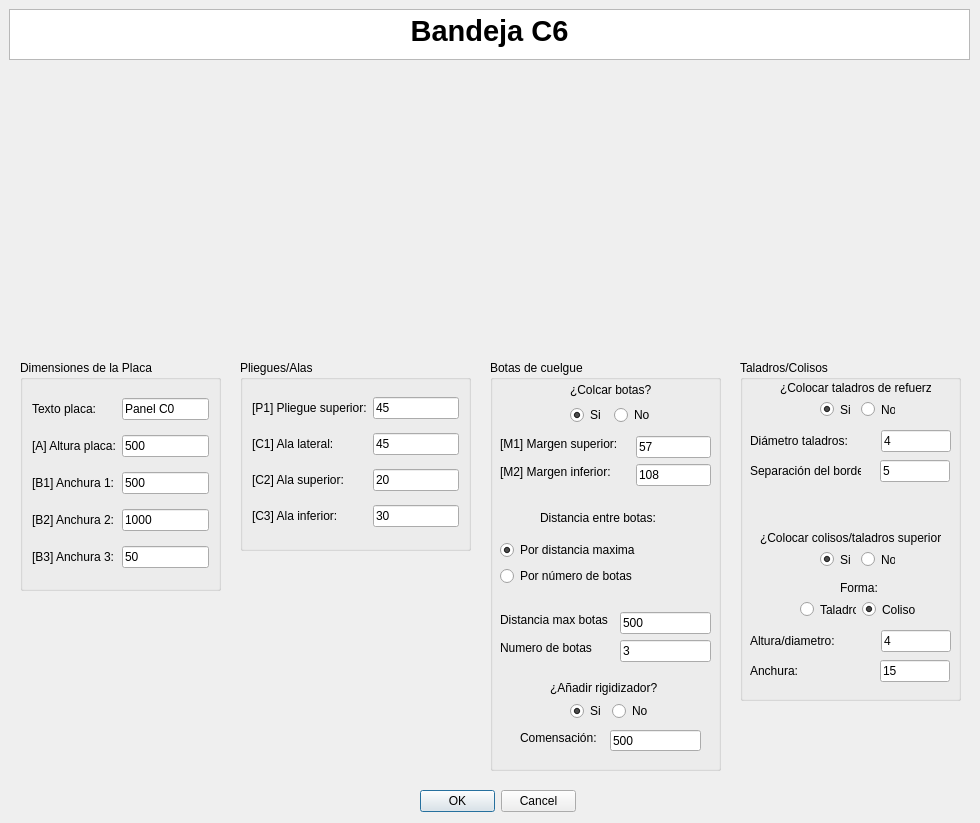
<?xml version="1.0" encoding="UTF-8"?>
<ui version="4.0">
 <class>MyPositionDialog</class>
 <widget class="QDialog" name="MyPositionDialog">
  <property name="geometry">
   <rect>
    <x>0</x>
    <y>0</y>
    <width>980</width>
    <height>823</height>
   </rect>
  </property>
  <property name="windowTitle">
   <string>Enter Position</string>
  </property>
  <property name="whatsThis">
   <string>&lt;html&gt;&lt;head/&gt;&lt;body&gt;&lt;p&gt;Esta ventana de KSDpanel te permite introducir todas las medidas correspondientes del panel seleccionado.&lt;/p&gt;&lt;p&gt;Recuerda que todas las medidas deben de ir en milimetros (mm).&lt;/p&gt;&lt;/body&gt;&lt;/html&gt;</string>
  </property>
  <widget class="QDialogButtonBox" name="buttonBox">
   <property name="geometry">
    <rect>
     <x>420</x>
     <y>790</y>
     <width>156</width>
     <height>23</height>
    </rect>
   </property>
   <property name="orientation">
    <enum>Qt::Horizontal</enum>
   </property>
   <property name="standardButtons">
    <set>QDialogButtonBox::Cancel|QDialogButtonBox::Ok</set>
   </property>
  </widget>
  <widget class="QTextBrowser" name="textBrowser">
   <property name="geometry">
    <rect>
     <x>9</x>
     <y>9</y>
     <width>961</width>
     <height>51</height>
    </rect>
   </property>
   <property name="html">
    <string>&lt;!DOCTYPE HTML PUBLIC &quot;-//W3C//DTD HTML 4.0//EN&quot; &quot;http://www.w3.org/TR/REC-html40/strict.dtd&quot;&gt;
&lt;html&gt;&lt;head&gt;&lt;meta name=&quot;qrichtext&quot; content=&quot;1&quot; /&gt;&lt;style type=&quot;text/css&quot;&gt;
p, li { white-space: pre-wrap; }
&lt;/style&gt;&lt;/head&gt;&lt;body style=&quot; font-family:'MS Shell Dlg 2'; font-size:8.25pt; font-weight:400; font-style:normal;&quot;&gt;
&lt;p align=&quot;center&quot; style=&quot; margin-top:0px; margin-bottom:0px; margin-left:0px; margin-right:0px; -qt-block-indent:0; text-indent:0px;&quot;&gt;&lt;span style=&quot; font-size:22pt; font-weight:600;&quot;&gt;Bandeja C6&lt;/span&gt;&lt;/p&gt;&lt;/body&gt;&lt;/html&gt;</string>
   </property>
  </widget>
  <widget class="QGroupBox" name="groupBox">
   <property name="geometry">
    <rect>
     <x>490</x>
     <y>360</y>
     <width>231</width>
     <height>411</height>
    </rect>
   </property>
   <property name="styleSheet">
    <string notr="true">font: 10pt &quot;MS Shell Dlg 2&quot;;</string>
   </property>
   <property name="title">
    <string>Botas de cuelgue</string>
   </property>
   <widget class="QLineEdit" name="numeroBotasUI">
    <property name="geometry">
     <rect>
      <x>130</x>
      <y>280</y>
      <width>91</width>
      <height>22</height>
     </rect>
    </property>
    <property name="text">
     <string>3</string>
    </property>
   </widget>
   <widget class="QLineEdit" name="distanciaEntreBotasUI">
    <property name="geometry">
     <rect>
      <x>130</x>
      <y>252</y>
      <width>91</width>
      <height>22</height>
     </rect>
    </property>
    <property name="text">
     <string>500</string>
    </property>
   </widget>
   <widget class="QLabel" name="label_7">
    <property name="geometry">
     <rect>
      <x>10</x>
      <y>280</y>
      <width>98</width>
      <height>16</height>
     </rect>
    </property>
    <property name="text">
     <string>Numero de botas</string>
    </property>
   </widget>
   <widget class="QLabel" name="label_6">
    <property name="geometry">
     <rect>
      <x>10</x>
      <y>252</y>
      <width>114</width>
      <height>16</height>
     </rect>
    </property>
    <property name="text">
     <string>Distancia max botas</string>
    </property>
   </widget>
   <widget class="QLabel" name="label_3">
    <property name="geometry">
     <rect>
      <x>10</x>
      <y>76</y>
      <width>130</width>
      <height>16</height>
     </rect>
    </property>
    <property name="text">
     <string>[M1] Margen superior:</string>
    </property>
   </widget>
   <widget class="QLabel" name="label_5">
    <property name="geometry">
     <rect>
      <x>10</x>
      <y>104</y>
      <width>124</width>
      <height>16</height>
     </rect>
    </property>
    <property name="text">
     <string>[M2] Margen inferior:</string>
    </property>
   </widget>
   <widget class="QLineEdit" name="margenAUI">
    <property name="geometry">
     <rect>
      <x>146</x>
      <y>76</y>
      <width>75</width>
      <height>22</height>
     </rect>
    </property>
    <property name="text">
     <string>57</string>
    </property>
   </widget>
   <widget class="QLineEdit" name="margenBUI">
    <property name="geometry">
     <rect>
      <x>146</x>
      <y>104</y>
      <width>75</width>
      <height>22</height>
     </rect>
    </property>
    <property name="text">
     <string>108</string>
    </property>
   </widget>
   <widget class="QLabel" name="label_10">
    <property name="geometry">
     <rect>
      <x>50</x>
      <y>150</y>
      <width>125</width>
      <height>16</height>
     </rect>
    </property>
    <property name="text">
     <string>Distancia entre botas:</string>
    </property>
   </widget>
   <widget class="QWidget" name="layoutWidget">
    <property name="geometry">
     <rect>
      <x>80</x>
      <y>21</y>
      <width>85</width>
      <height>44</height>
     </rect>
    </property>
    <layout class="QGridLayout" name="gridLayout">
     <item row="0" column="0" colspan="2">
      <widget class="QLabel" name="label_2">
       <property name="mouseTracking">
        <bool>false</bool>
       </property>
       <property name="text">
        <string>¿Colcar botas?</string>
       </property>
       <property name="buddy">
        <cstring>label_2</cstring>
       </property>
      </widget>
     </item>
     <item row="1" column="0">
      <widget class="QRadioButton" name="crearBotasUI">
       <property name="text">
        <string>Si</string>
       </property>
       <property name="checked">
        <bool>true</bool>
       </property>
      </widget>
     </item>
     <item row="1" column="1">
      <widget class="QRadioButton" name="noCrearBotasUI">
       <property name="text">
        <string>No</string>
       </property>
      </widget>
     </item>
    </layout>
   </widget>
   <widget class="QWidget" name="layoutWidget">
    <property name="geometry">
     <rect>
      <x>10</x>
      <y>180</y>
      <width>147</width>
      <height>48</height>
     </rect>
    </property>
    <layout class="QVBoxLayout" name="verticalLayout">
     <item>
      <widget class="QRadioButton" name="parametroBotasUI_3">
       <property name="text">
        <string>Por distancia maxima</string>
       </property>
       <property name="checked">
        <bool>true</bool>
       </property>
      </widget>
     </item>
     <item>
      <widget class="QRadioButton" name="parametroBotasUI">
       <property name="text">
        <string>Por número de botas</string>
       </property>
      </widget>
     </item>
    </layout>
   </widget>
   <widget class="QLabel" name="label_23">
    <property name="geometry">
     <rect>
      <x>60</x>
      <y>320</y>
      <width>121</width>
      <height>16</height>
     </rect>
    </property>
    <property name="text">
     <string>¿Añadir rigidizador?</string>
    </property>
   </widget>
   <widget class="QWidget" name="layoutWidget_2">
    <property name="geometry">
     <rect>
      <x>80</x>
      <y>340</y>
      <width>80</width>
      <height>22</height>
     </rect>
    </property>
    <layout class="QHBoxLayout" name="horizontalLayout_4">
     <item>
      <widget class="QRadioButton" name="crearRigidizadorUI">
       <property name="text">
        <string>Si</string>
       </property>
       <property name="checked">
        <bool>true</bool>
       </property>
      </widget>
     </item>
     <item>
      <widget class="QRadioButton" name="noCrearRigidizadorUI">
       <property name="text">
        <string>No</string>
       </property>
      </widget>
     </item>
    </layout>
   </widget>
   <widget class="QLineEdit" name="compensacionGrosorCompositeUI">
    <property name="geometry">
     <rect>
      <x>120</x>
      <y>370</y>
      <width>91</width>
      <height>21</height>
     </rect>
    </property>
    <property name="text">
     <string>500</string>
    </property>
   </widget>
   <widget class="QLabel" name="label_24">
    <property name="geometry">
     <rect>
      <x>30</x>
      <y>370</y>
      <width>91</width>
      <height>16</height>
     </rect>
    </property>
    <property name="text">
     <string>Comensación:</string>
    </property>
   </widget>
  </widget>
  <widget class="QGroupBox" name="groupBox_2">
   <property name="geometry">
    <rect>
     <x>240</x>
     <y>360</y>
     <width>231</width>
     <height>191</height>
    </rect>
   </property>
   <property name="styleSheet">
    <string notr="true">font: 10pt &quot;MS Shell Dlg 2&quot;;</string>
   </property>
   <property name="title">
    <string>Pliegues/Alas</string>
   </property>
   <layout class="QGridLayout" name="gridLayout_2">
    <item row="0" column="1">
     <widget class="QLineEdit" name="pliegueSuperiorUI">
      <property name="text">
       <string>45</string>
      </property>
     </widget>
    </item>
    <item row="3" column="0">
     <widget class="QLabel" name="label_11">
      <property name="text">
       <string>[C2] Ala superior:</string>
      </property>
     </widget>
    </item>
    <item row="4" column="1">
     <widget class="QLineEdit" name="alaInferiorUI">
      <property name="text">
       <string>30</string>
      </property>
     </widget>
    </item>
    <item row="0" column="0">
     <widget class="QLabel" name="label_13">
      <property name="text">
       <string>[P1] Pliegue superior:</string>
      </property>
     </widget>
    </item>
    <item row="4" column="0">
     <widget class="QLabel" name="label_12">
      <property name="text">
       <string>[C3] Ala inferior:</string>
      </property>
     </widget>
    </item>
    <item row="2" column="1">
     <widget class="QLineEdit" name="alaIzquierdaUI">
      <property name="text">
       <string>45</string>
      </property>
     </widget>
    </item>
    <item row="3" column="1">
     <widget class="QLineEdit" name="alaSuperiorUI">
      <property name="text">
       <string>20</string>
      </property>
     </widget>
    </item>
    <item row="2" column="0">
     <widget class="QLabel" name="label_9">
      <property name="text">
       <string>[C1] Ala lateral:</string>
      </property>
     </widget>
    </item>
   </layout>
  </widget>
  <widget class="QLabel" name="imagenPanelUI">
   <property name="geometry">
    <rect>
     <x>240</x>
     <y>70</y>
     <width>481</width>
     <height>281</height>
    </rect>
   </property>
   <property name="text">
    <string/>
   </property>
   <property name="pixmap">
    <pixmap>../imagenes/REF_CH6cotas.jpg</pixmap>
   </property>
   <property name="scaledContents">
    <bool>true</bool>
   </property>
   <property name="wordWrap">
    <bool>false</bool>
   </property>
   <property name="margin">
    <number>0</number>
   </property>
   <property name="openExternalLinks">
    <bool>false</bool>
   </property>
  </widget>
  <widget class="QGroupBox" name="groupBox_3">
   <property name="geometry">
    <rect>
     <x>20</x>
     <y>360</y>
     <width>201</width>
     <height>231</height>
    </rect>
   </property>
   <property name="styleSheet">
    <string notr="true">font: 10pt &quot;MS Shell Dlg 2&quot;;</string>
   </property>
   <property name="title">
    <string>Dimensiones de la Placa</string>
   </property>
   <layout class="QGridLayout" name="gridLayout_3">
    <item row="0" column="1">
     <widget class="QLineEdit" name="textoDescriptivoA0UI">
      <property name="text">
       <string>Panel C0</string>
      </property>
     </widget>
    </item>
    <item row="0" column="0">
     <widget class="QLabel" name="label">
      <property name="text">
       <string>Texto placa:</string>
      </property>
     </widget>
    </item>
    <item row="1" column="0">
     <widget class="QLabel" name="label_8">
      <property name="text">
       <string>[A] Altura placa:</string>
      </property>
     </widget>
    </item>
    <item row="2" column="0">
     <widget class="QLabel" name="label_4">
      <property name="text">
       <string>[B1] Anchura 1:</string>
      </property>
     </widget>
    </item>
    <item row="3" column="1">
     <widget class="QLineEdit" name="anchura2UI">
      <property name="text">
       <string>1000</string>
      </property>
     </widget>
    </item>
    <item row="1" column="1">
     <widget class="QLineEdit" name="alturaPlacaUI">
      <property name="text">
       <string>500</string>
      </property>
     </widget>
    </item>
    <item row="2" column="1">
     <widget class="QLineEdit" name="anchura1UI">
      <property name="text">
       <string>500</string>
      </property>
     </widget>
    </item>
    <item row="3" column="0">
     <widget class="QLabel" name="label_22">
      <property name="text">
       <string>[B2] Anchura 2:</string>
      </property>
     </widget>
    </item>
    <item row="4" column="0">
     <widget class="QLabel" name="label_26">
      <property name="text">
       <string>[B3] Anchura 3:</string>
      </property>
     </widget>
    </item>
    <item row="4" column="1">
     <widget class="QLineEdit" name="anchura3UI">
      <property name="text">
       <string>50</string>
      </property>
     </widget>
    </item>
   </layout>
  </widget>
  <widget class="QGroupBox" name="groupBox_4">
   <property name="geometry">
    <rect>
     <x>740</x>
     <y>360</y>
     <width>221</width>
     <height>341</height>
    </rect>
   </property>
   <property name="title">
    <string>Taladros/Colisos</string>
   </property>
   <widget class="QLabel" name="label_15">
    <property name="geometry">
     <rect>
      <x>40</x>
      <y>20</y>
      <width>151</width>
      <height>16</height>
     </rect>
    </property>
    <property name="text">
     <string>¿Colocar taladros de refuerzo?</string>
    </property>
   </widget>
   <widget class="QLabel" name="label_16">
    <property name="geometry">
     <rect>
      <x>10</x>
      <y>70</y>
      <width>125</width>
      <height>22</height>
     </rect>
    </property>
    <property name="text">
     <string>Diámetro taladros:</string>
    </property>
   </widget>
   <widget class="QLineEdit" name="diametroTaladrosUI">
    <property name="geometry">
     <rect>
      <x>141</x>
      <y>70</y>
      <width>70</width>
      <height>22</height>
     </rect>
    </property>
    <property name="text">
     <string>4</string>
    </property>
   </widget>
   <widget class="QLineEdit" name="distanciaBordeUI">
    <property name="geometry">
     <rect>
      <x>140</x>
      <y>100</y>
      <width>70</width>
      <height>22</height>
     </rect>
    </property>
    <property name="text">
     <string>5</string>
    </property>
   </widget>
   <widget class="QLabel" name="label_17">
    <property name="geometry">
     <rect>
      <x>10</x>
      <y>100</y>
      <width>111</width>
      <height>21</height>
     </rect>
    </property>
    <property name="text">
     <string>Separación del borde:</string>
    </property>
   </widget>
   <widget class="QLabel" name="label_18">
    <property name="geometry">
     <rect>
      <x>20</x>
      <y>170</y>
      <width>181</width>
      <height>16</height>
     </rect>
    </property>
    <property name="text">
     <string>¿Colocar colisos/taladros superiores?</string>
    </property>
   </widget>
   <widget class="QLabel" name="label_19">
    <property name="geometry">
     <rect>
      <x>100</x>
      <y>220</y>
      <width>41</width>
      <height>16</height>
     </rect>
    </property>
    <property name="text">
     <string>Forma:</string>
    </property>
   </widget>
   <widget class="QLineEdit" name="anchuraColisoUI">
    <property name="geometry">
     <rect>
      <x>140</x>
      <y>300</y>
      <width>70</width>
      <height>22</height>
     </rect>
    </property>
    <property name="text">
     <string>15</string>
    </property>
   </widget>
   <widget class="QLineEdit" name="alturaColisoUI">
    <property name="geometry">
     <rect>
      <x>141</x>
      <y>270</y>
      <width>70</width>
      <height>22</height>
     </rect>
    </property>
    <property name="text">
     <string>4</string>
    </property>
   </widget>
   <widget class="QLabel" name="label_20">
    <property name="geometry">
     <rect>
      <x>10</x>
      <y>300</y>
      <width>111</width>
      <height>21</height>
     </rect>
    </property>
    <property name="text">
     <string>Anchura:</string>
    </property>
   </widget>
   <widget class="QLabel" name="label_21">
    <property name="geometry">
     <rect>
      <x>10</x>
      <y>270</y>
      <width>125</width>
      <height>22</height>
     </rect>
    </property>
    <property name="text">
     <string>Altura/diametro:</string>
    </property>
   </widget>
   <widget class="QWidget" name="layoutWidget">
    <property name="geometry">
     <rect>
      <x>80</x>
      <y>40</y>
      <width>75</width>
      <height>19</height>
     </rect>
    </property>
    <layout class="QHBoxLayout" name="horizontalLayout">
     <item>
      <widget class="QRadioButton" name="crearTaladrosUI">
       <property name="text">
        <string>Si</string>
       </property>
       <property name="checked">
        <bool>true</bool>
       </property>
      </widget>
     </item>
     <item>
      <widget class="QRadioButton" name="noCrearTaladrosUI">
       <property name="text">
        <string>No</string>
       </property>
      </widget>
     </item>
    </layout>
   </widget>
   <widget class="QWidget" name="layoutWidget">
    <property name="geometry">
     <rect>
      <x>80</x>
      <y>190</y>
      <width>75</width>
      <height>19</height>
     </rect>
    </property>
    <layout class="QHBoxLayout" name="horizontalLayout_2">
     <item>
      <widget class="QRadioButton" name="crearColisoUI">
       <property name="text">
        <string>Si</string>
       </property>
       <property name="checked">
        <bool>true</bool>
       </property>
      </widget>
     </item>
     <item>
      <widget class="QRadioButton" name="noCrearColisoUI">
       <property name="text">
        <string>No</string>
       </property>
      </widget>
     </item>
    </layout>
   </widget>
   <widget class="QWidget" name="layoutWidget">
    <property name="geometry">
     <rect>
      <x>60</x>
      <y>240</y>
      <width>118</width>
      <height>19</height>
     </rect>
    </property>
    <layout class="QHBoxLayout" name="horizontalLayout_3">
     <item>
      <widget class="QRadioButton" name="taladroColisoUI">
       <property name="text">
        <string>Taladro</string>
       </property>
      </widget>
     </item>
     <item>
      <widget class="QRadioButton" name="colisoColisoUI">
       <property name="text">
        <string>Coliso</string>
       </property>
       <property name="checked">
        <bool>true</bool>
       </property>
      </widget>
     </item>
    </layout>
   </widget>
  </widget>
  <zorder>groupBox_2</zorder>
  <zorder>groupBox</zorder>
  <zorder>buttonBox</zorder>
  <zorder>textBrowser</zorder>
  <zorder>imagenPanelUI</zorder>
  <zorder>groupBox_3</zorder>
  <zorder>groupBox_4</zorder>
 </widget>
 <resources/>
 <connections>
  <connection>
   <sender>buttonBox</sender>
   <signal>accepted()</signal>
   <receiver>MyPositionDialog</receiver>
   <slot>accept()</slot>
   <hints>
    <hint type="sourcelabel">
     <x>248</x>
     <y>254</y>
    </hint>
    <hint type="destinationlabel">
     <x>157</x>
     <y>274</y>
    </hint>
   </hints>
  </connection>
  <connection>
   <sender>buttonBox</sender>
   <signal>rejected()</signal>
   <receiver>MyPositionDialog</receiver>
   <slot>reject()</slot>
   <hints>
    <hint type="sourcelabel">
     <x>316</x>
     <y>260</y>
    </hint>
    <hint type="destinationlabel">
     <x>286</x>
     <y>274</y>
    </hint>
   </hints>
  </connection>
 </connections>
</ui>
